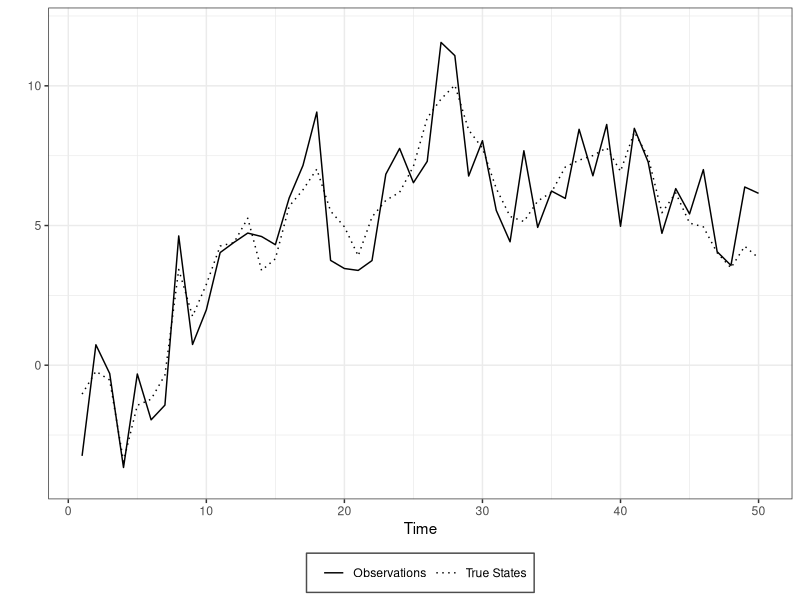
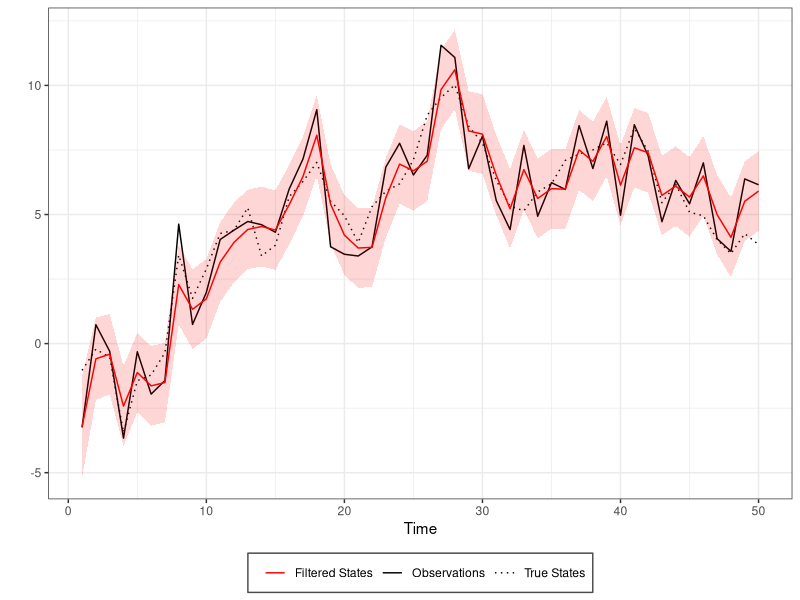
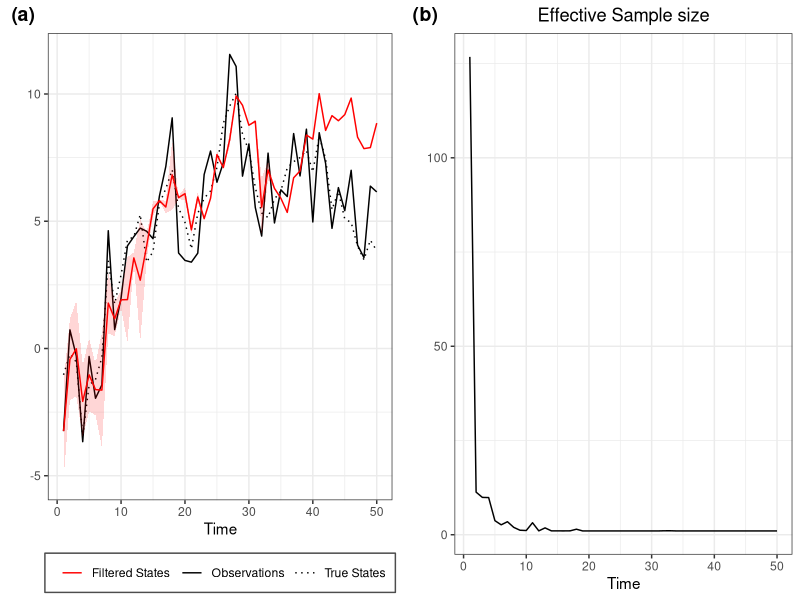
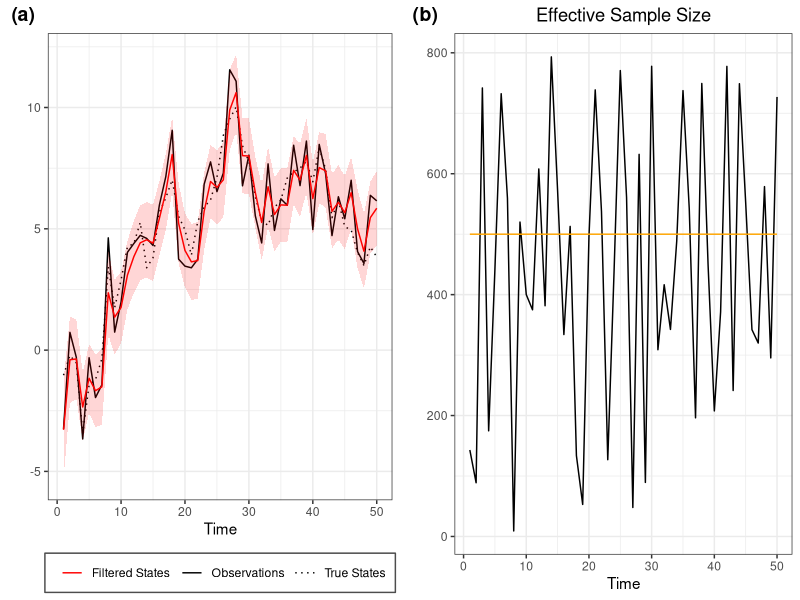
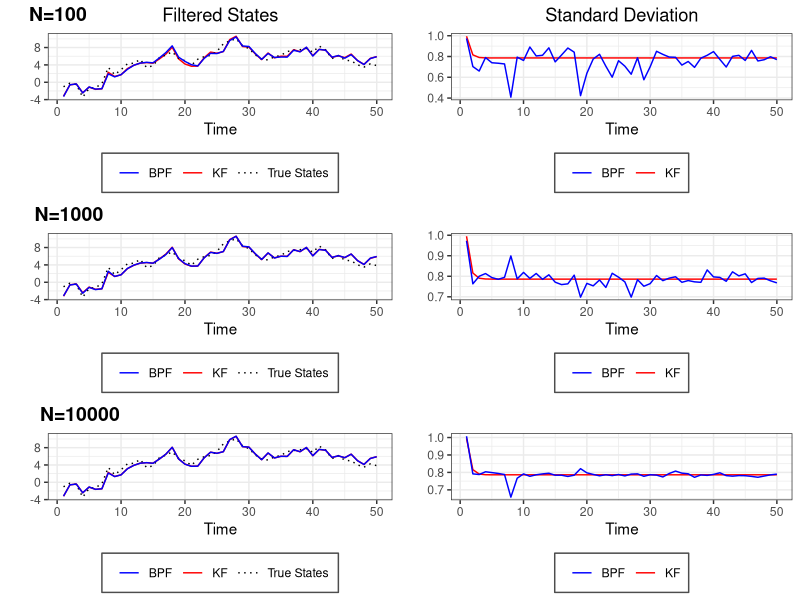
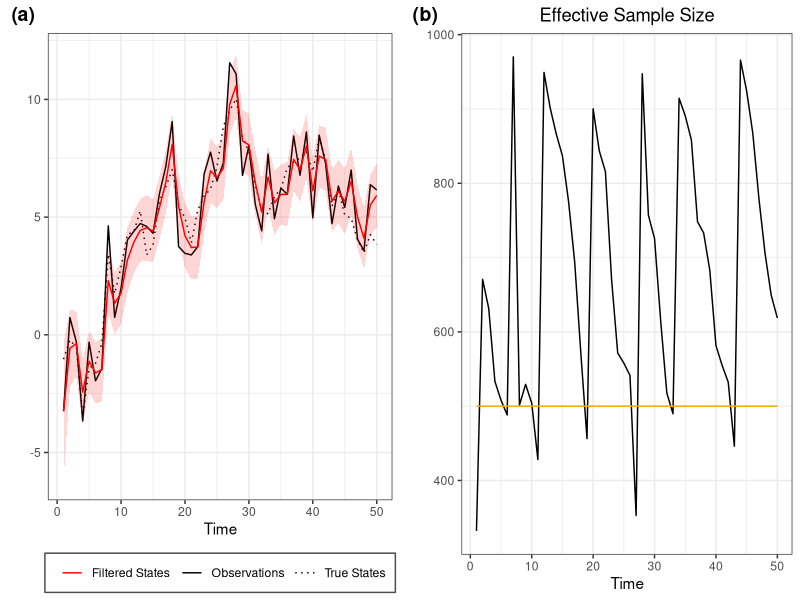
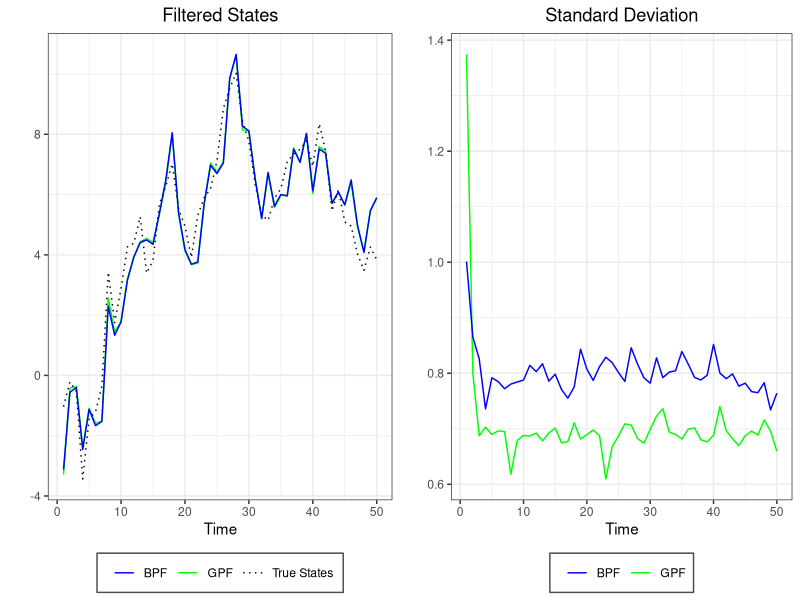
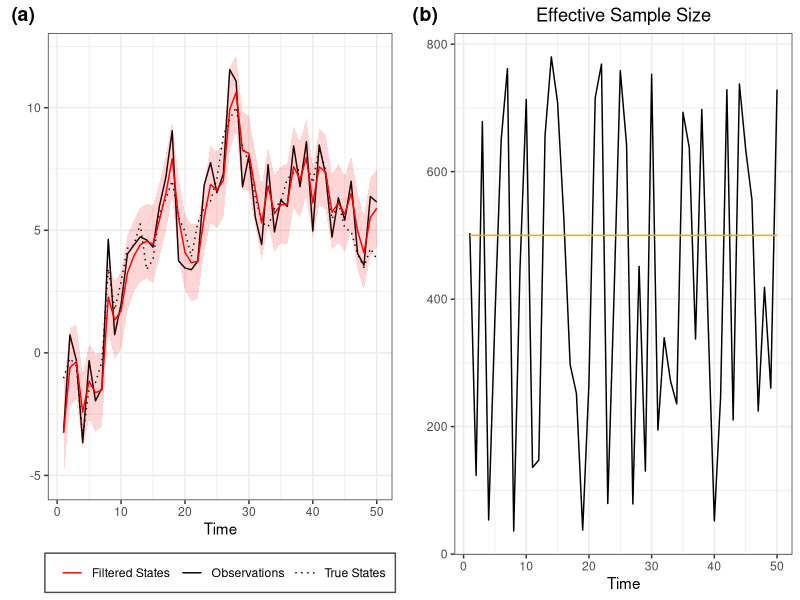

Here is the R script that generated these plots, in order:
## ---- chunk 1
library(ggplot2)
library(ggpubr)
library(kableExtra)
## ---- chunk 2
#Quantiles functions
#-------------------
q025=function(x){quantile(x,0.025)}
q975=function(x){quantile(x,0.975)}


#Calcolo intevalli di credibilità
#--------------------------------
Coverage<-function(fun){
  
  Filt<-Filtervalues(fun)
  mean<-Filt$mean
  sd<-Filt$sd
  vec<-NULL
  for(t in 1:length(mean)){
  if(mean[t]-1.96*sd[t]<truex[t] & truex[t]<mean[t]+1.96*sd[t]){vec[t]<-1}else{vec[t]<-0}
  }
  return(mean(vec))
}

#RMSE
#----
RMSE<-function(x,xhat){sqrt(mean((x - xhat)^2))}
## ---- chunk 3

set.seed(1991)
dlm.sim = function(n,sigma,tau,x0){
  x    = rep(0,n)  #state process
  y    = rep(0,n)  #obs process
  x[1] = rnorm(1,x0,tau)
  y[1] = rnorm(1,x[1],sigma)
  for (t in 2:n){
    x[t] = rnorm(1,x[t-1],tau)
    y[t] = rnorm(1,x[t],sigma)
  }
  return(list(x=x,y=y))
}

n=50
tau2=1
sigma2=1
sigma=sqrt(sigma2)
tau=sqrt(tau2)
x0=0

sim<-dlm.sim(n,sigma,tau,x0)
y<-sim$y
x<-sim$x
truex<-x

timeframe<-c(1:length(y))
df<-data.frame(timeframe,y,x)

ggplot(df,aes(x=timeframe))+
  geom_line(aes(y=y, linetype="Observations"))+
  geom_line(aes(y=x, linetype="True States"))+
  coord_cartesian(ylim = c(-4, +12)) +
  scale_linetype_manual(name="",
                      values=c("Observations" = 1,
                               "True States" = 3))+
  labs(x="Time",
       y="")+
  #ggtitle("States and Observations")+
  theme_bw()+
  theme(legend.direction = "horizontal", legend.position = "bottom", legend.key = element_blank(), 
        legend.background = element_rect(fill = "white", colour = "gray30")) +
  theme(plot.title = element_text(hjust = 0.5))
## ---- chunk 4
DLM<-function(data,sig2,tau2,m0,C0){
  n  = length(data)
  m  = rep(0,n)
  C  = rep(0,n)
  for (t in 1:n){
    if (t==1){
      a = m0
      R = C0 + tau2
    }else{
      a = m[t-1]
      R = C[t-1] + tau2
    }
    A = R/(R+sig2)
    m[t] = (1-A)*a + A*y[t]
    C[t] = A*sig2
  }
  return(list(m=m,C=C))
}
## ---- chunk 5
#Kalman Filter
#-------------
m0=0
C0=100
filtval<-DLM(y,sigma2,tau2,m0,C0)
m<-filtval$m
C<-filtval$C
Low = m + qnorm(0.025)*sqrt(C)
Up = m + qnorm(0.975)*sqrt(C)

#Put everything in a data frate (for ggplot)
timeframe<-c(1:length(y))
DLM.df<-data.frame(timeframe,y,x,m,C,Low,Up)

#Plots (observetions in black and filtered states in red)
ggplot(DLM.df,aes(x=timeframe))+
  geom_line(aes(y=y, col="Observations", linetype="Observations"))+
  geom_line(aes(y=x, col="True States", linetype="True States"))+
  geom_line(aes(y=m, col="Filtered States", linetype="Filtered States"))+
  geom_ribbon(aes(ymin = Low, ymax = Up),
              fill="red",alpha=0.16) +
    scale_color_manual("",
                      values=c("Observations" = "black",
                               "True States" = "black",
                               "Filtered States"= "red"))+
  scale_linetype_manual("",
                      values=c("Observations" = 1,
                               "True States" = 3,
                               "Filtered States"=1))+
  labs(x="Time",
       y="")+
  #ggtitle("Kalman Filter")+
  theme_bw()+
    theme(legend.direction = "horizontal", legend.position = "bottom", legend.key = element_blank(), 
        legend.background = element_rect(fill = "white", colour = "gray30")) +
  theme(plot.title = element_text(hjust = 0.5))
## ---- chunk 6
SISfun<-function(data,N,m0,C0,tau,sigma){
  xs<-NULL
  ws<-NULL
  ess<-NULL
  x  = rnorm(N,m0,sqrt(C0))
  w  = rep(1/N,N)
  for(t in 1:length(data)){
    x    = rnorm(N,x,tau)                   #sample from N(x_{t-1},tau)
    w    = w*dnorm(data[t],x,sigma)         #update weight
    xs = rbind(xs,x)
    ws = rbind(ws,w)
    
    wnorm= w/sum(w)                         #normalized weight
    ESS  = 1/sum(wnorm^2)                   #effective sample size
    
    ess =rbind(ess,ESS)
  }
  
  return(list(xs=xs,ws=ws,ess=ess))
}
## ---- chunk 7
N=1000
sis<-SISfun(y,N,m0,C0,tau,sigma)
sisxs<-sis$xs
sisws<-sis$ws
sisess<-sis$ess
sis.data<-data.frame(df,sisxs,sisws,sisess)

ESS.SIS<-ggplot(sis.data,aes(x=timeframe))+
  geom_line(aes(y=sisess))+
    labs(x="Time",
       y="")+
  ggtitle("Effective Sample size")+
  theme_bw()+
  theme(plot.title = element_text(hjust = 0.5))
## ---- chunk 8
Filtervalues<-function(fun){
  xhat<-sapply(1:n,function(i)
    weighted.mean(fun$xs[i,],fun$ws[i,]))
  sdhat<-sapply(1:n,function(i)
    sqrt(weighted.mean((fun$xs[i,]-xhat[i])^2,fun$ws[i,])))
  
  return(list(mean=xhat,sd=sdhat))
  
}

Filtplot<-function(dataframe,fun,title){

Filt<-Filtervalues(fun)
mean<-Filt$mean
sd<-Filt$sd
dataframe<-data.frame(dataframe,mean,sd)
  
ggplot(dataframe,aes(x=timeframe))+
  geom_line(aes(y=y, col="Observations", linetype="Observations"))+
  geom_line(aes(y=x, col="True States", linetype="True States"))+
  geom_line(aes(y=mean, col="Filtered States", linetype="Filtered States"))+
  geom_ribbon(aes(ymin = mean-1.96*sd, ymax = mean+1.96*sd),
              fill="red",alpha=0.16) +
    scale_color_manual("",
                      values=c("Observations" = "black",
                               "True States" = "black",
                               "Filtered States"= "red"))+
  scale_linetype_manual("",
                      values=c("Observations" = 1,
                               "True States" = 3,
                               "Filtered States"=1))+
  labs(x="Time",
       y="")+
  ggtitle(title)+
  theme_bw()+
    theme(legend.direction = "horizontal", legend.position = "bottom", legend.key = element_blank(), 
        legend.background = element_rect(fill = "white", colour = "gray30")) +
  theme(plot.title = element_text(hjust = 0.5))
}

PlotSIS<-Filtplot(df,sis,title="")

ggarrange(PlotSIS,ESS.SIS,labels=c("(a)","(b)"))
## ---- chunk 9
PFfun<-function(data,N,m0,C0,tau,sigma,r){
  if(missing(r)){r=2}else{}
  xs<-NULL
  ws<-NULL
  ess<-NULL
  x  = rnorm(N,m0,sqrt(C0))
  w  = rep(1/N,N)
   
  for(t in 1:length(data)){
    
    x<-rnorm(N,x,tau)
    w1<-w*dnorm(data[t],x,sigma)
    
    w = w1/sum(w1)
    ESS  = 1/sum(w^2)
    
    if(ESS<(N/r)){
      index<-sample(N,size=N,replace=T,prob=w)
      x<-x[index]
      w<-rep(1/N,N)
    }else{}
    
    xs = rbind(xs,x)
    ws = rbind(ws,w)
    ess =rbind(ess,ESS)
  }
  return(list(xs=xs,ws=ws,ess=ess))
}
## ---- chunk 10
N=1000

pf<-PFfun(y,N,m0,C0,tau,sigma)

ESSplot<-function(dataframe,fun,threshold){
if(missing(threshold)){threshold=T}else{}
xs<-fun$xs
ws<-fun$ws
ess<-fun$ess
dt<-data.frame(dataframe,xs,ws,ess)

ggplot(dt,aes(x=timeframe))+
  geom_line(aes(y=ess))+
  geom_line(aes(y=500),col="orange")+
  labs(x="Time",
       y="")+
  ggtitle("Effective Sample Size")+
  theme_bw()+
  theme(plot.title = element_text(hjust = 0.5))
}
ESS.PF<-ESSplot(df,pf)

## ---- chunk 11
FILT.PF <- Filtplot(df,pf,"")
ggarrange(FILT.PF,ESS.PF,labels=c("(a)","(b)"))
## ---- chunk 12
truex<-x
estimatedx<-matrix(NA,ncol=4,nrow=6)
colnames(estimatedx)<-c("N","Threshold","KF","BPF")
estimatedx[,1]<-c(100,1000,10000,1000,1000,1000)
estimatedx[,2]<-c(0.5,0.5,0.5,0.5,0.25,0.1)


i=1
for(N in c(100,1000,10000)){

DLM1<-DLM(y,sigma2,tau2,m0,C0)
pf1<-PFfun(y,N,m0,C0,tau,sigma)

estimatedx[i,3]<-RMSE(truex,DLM1$m)
estimatedx[i,4]<-RMSE(truex,Filtervalues(pf1)$mean)
i=i+1

}

i=4
for(k in c(2,5,10)){
  N=1000
DLM2<-DLM(y,sigma2,tau2,m0,C0)
pf2<-PFfun(y,N,m0,C0,tau,sigma,r=k)

estimatedx[i,3]<-RMSE(truex,DLM2$m)
estimatedx[i,4]<-RMSE(truex,Filtervalues(pf2)$mean)
i=i+1


}



## ---- chunk 13
kbl(estimatedx[1:3,], align="c", longtable = T, booktabs = T, caption="Root Mean Square Errors",digits=3)
## ---- chunk 14
N1=100
N2=1000
N3=10000


Combined<-data.frame(DLM.df,df)
pf1<-PFfun(y,N1,m0,C0,tau,sigma)
pf2<-PFfun(y,N2,m0,C0,tau,sigma)
pf3<-PFfun(y,N3,m0,C0,tau,sigma)


Compareplot<-function(dataframe,fun,title){

Filt<-Filtervalues(fun)
mean<-Filt$mean
sd<-Filt$sd
dataframe<-data.frame(dataframe,mean,sd)

ggplot(dataframe,aes(x=timeframe))+
  geom_line(aes(y=m, col="KF", linetype="KF"))+
  geom_line(aes(y=x, col="True States", linetype="True States"))+
  geom_line(aes(y=mean, col="BPF", linetype="BPF"))+
  #geom_ribbon(aes(ymin = mean-1.96*sd, ymax = mean+1.96*sd),
   #           fill="red",alpha=0.16) +
    scale_color_manual("",
                      values=c("KF" = "red",
                               "True States" = "black",
                               "BPF"= "blue"))+
  scale_linetype_manual("",
                      values=c("KF" = 1,
                               "True States" = 3,
                               "BPF"=1))+
  labs(x="Time",
       y="")+
  ggtitle(title)+
  theme_bw()+
    theme(legend.direction = "horizontal", legend.position = "bottom", legend.key = element_blank(), 
        legend.background = element_rect(fill = "white", colour = "gray30")) +
  theme(plot.title = element_text(hjust = 0.5))
}

p1<-Compareplot(Combined,pf1,"Filtered States")
p2<-Compareplot(Combined,pf2,"")
p3<-Compareplot(Combined,pf3,"")


CompareVarplot<-function(dataframe,fun,title){

Filt<-Filtervalues(fun)
mean<-Filt$mean
sd<-Filt$sd
dataframe<-data.frame(dataframe,mean,sd)

ggplot(dataframe,aes(x=timeframe))+
geom_line(aes(y=sqrt(C), col="KF"))+
geom_line(aes(y=sd,col="BPF"))+
  scale_color_manual("",
                      values=c("KF" = "red",
                               "BPF"= "blue"))+
  labs(x="Time",
       y="")+
  ggtitle(title)+
  theme_bw()+
    theme(legend.direction = "horizontal", legend.position = "bottom", legend.key = element_blank(), 
        legend.background = element_rect(fill = "white", colour = "gray30"))+
  theme(plot.title = element_text(hjust = 0.5))

}


c1<-CompareVarplot(Combined,pf1,"Standard Deviation")
c2<-CompareVarplot(Combined,pf2,"")
c3<-CompareVarplot(Combined,pf3,"")

ggarrange(p1,c1,p2,c2,p3,c3,nrow=3,ncol=2,labels=c("N=100","","N=1000","","N=10000",""))
## ---- chunk 15
GPFfun<-function(data,N,m0,C0,tau,sigma,r){
  if(missing(r)){r=2}else{}
  xs<-NULL
  ws<-NULL
  ess<-NULL
  x  = rnorm(N,m0,sqrt(C0))
  importancesd<-sqrt(tau - tau^2 /(tau + sigma))
  predsd <- sqrt(sigma+tau)
  w  = rep(1/N,N)
  
  for(t in 1:length(data)){
    
    means<-x+(tau/(tau+sigma))*(data[t]-x)
    x<-rnorm(N,means,importancesd)
    w1<-w*dnorm(data[t],x,predsd)
    
    w = w1/sum(w1)
    ESS  = 1/sum(w^2)
    
    if(ESS<(N/r)){
      index<-sample(N,size=N,replace=T,prob=w)
      x<-x[index]
      w<-rep(1/N,N)
    }else{}
    
    xs = rbind(xs,x)
    ws = rbind(ws,w)
    ess =rbind(ess,ESS)
  }
  return(list(xs=xs,ws=ws,ess=ess))
}
## ---- chunk 16
gpf<-GPFfun(y,N,m0,C0,tau,sigma)
ESS.GPF<-ESSplot(df,gpf)
## ---- chunk 17
FILT.GPF<-Filtplot(df,gpf,"")
ggarrange(FILT.GPF,ESS.GPF,labels=c("(a)","(b)"))
## ---- chunk 18
truex<-x
estimatedx<-matrix(NA,ncol=4,nrow=3)
colnames(estimatedx)<-c("N","Threshold","BPF","GPF")
estimatedx[,1]<-c(1000,1000,1000)
estimatedx[,2]<-c(0.5,0.25,0.1)


i=1
for(k in c(2,5,10)){
  N=1000

pf2<-PFfun(y,N,m0,C0,tau,sigma,r=k)
gpf2<-GPFfun(y,N,m0,C0,tau,sigma,r=k)

estimatedx[i,3]<-RMSE(truex,Filtervalues(pf2)$mean)
estimatedx[i,4]<-RMSE(truex,Filtervalues(gpf2)$mean)
i=i+1


}



## ---- chunk 19
kbl(estimatedx[,], align="c", longtable = T, booktabs = T, caption="Root Mean Square Errors",digits=3)
## ---- chunk 20
N2=1000


pf2<-PFfun(y,N2,m0,C0,tau,sigma)
gpf2<-GPFfun(y,N2,m0,C0,tau,sigma)



Comparetwofunplot<-function(dataframe,fun1,fun2,title){

Filt1<-Filtervalues(fun1)
mean1<-Filt1$mean
sd1<-Filt1$sd
dataframe<-data.frame(dataframe,mean1,sd1)

Filt2<-Filtervalues(fun2)
mean2<-Filt2$mean
sd2<-Filt2$sd
dataframe<-data.frame(dataframe,mean2,sd2)

ggplot(dataframe,aes(x=timeframe))+
  geom_line(aes(y=mean1, col="GPF", linetype="GPF"))+
  geom_line(aes(y=x, col="True States", linetype="True States"))+
  geom_line(aes(y=mean2, col="BPF", linetype="BPF"))+
  #geom_ribbon(aes(ymin = mean-1.96*sd, ymax = mean+1.96*sd),
   #           fill="red",alpha=0.16) +
    scale_color_manual("",
                      values=c("GPF" = "green",
                               "True States" = "black",
                               "BPF"= "blue"))+
  scale_linetype_manual("",
                      values=c("GPF" = 1,
                               "True States" = 3,
                               "BPF"=1))+
  labs(x="Time",
       y="")+
  ggtitle(title)+
  theme_bw()+
    theme(legend.direction = "horizontal", legend.position = "bottom", legend.key = element_blank(), 
        legend.background = element_rect(fill = "white", colour = "gray30")) +
  theme(plot.title = element_text(hjust = 0.5))
}


p2<-Comparetwofunplot(df,pf2,gpf2,"Filtered States")



ComparetwoVarplot<-function(dataframe,fun1,fun2,title){

Filt1<-Filtervalues(fun1)
mean1<-Filt1$mean
sd1<-Filt1$sd
dataframe<-data.frame(dataframe,mean1,sd1)

Filt2<-Filtervalues(fun2)
mean2<-Filt2$mean
sd2<-Filt2$sd
dataframe<-data.frame(dataframe,mean2,sd2)

ggplot(dataframe,aes(x=timeframe))+
geom_line(aes(y=sd2, col="GPF"))+
geom_line(aes(y=sd1,col="BPF"))+
  scale_color_manual("",
                      values=c("GPF" = "green",
                               "BPF"= "blue"))+
  labs(x="Time",
       y="")+
  ggtitle(title)+
  theme_bw()+
    theme(legend.direction = "horizontal", legend.position = "bottom", legend.key = element_blank(), 
        legend.background = element_rect(fill = "white", colour = "gray30"))+
  theme(plot.title = element_text(hjust = 0.5))

}


c2<-ComparetwoVarplot(Combined,pf2,gpf2,"Standard Deviation")


ggarrange(p2,c2)
## ---- chunk 21
APFfun<-function(data,N,m0,C0,tau,sigma,r){
  if(missing(r)){r=2}else{}
  xs<-NULL
  ws<-NULL
  ess<-NULL
  x  = rnorm(N,m0,sqrt(C0))
  w  = rep(1/N,N)
  
  for(t in 1:length(data)){
    
    weight = w*dnorm(data[t],x,sigma)
    k   = sample(1:N,size=N,replace=TRUE,prob=weight)
    x1   = rnorm(N,x[k],tau)
    lw  = dnorm(data[t],x1,sigma,log=TRUE)-dnorm(data[t],x[k],sigma,log=TRUE)
    w   = exp(lw)
    w   = w/sum(w)
    ESS  = 1/sum(w^2)
    
    if(ESS<(N/r)){
      index<-sample(N,size=N,replace=T,prob=w)
      x1<-x1[index]
      w<-rep(1/N,N)
    }else{}
    
    x <- x1
    xs = rbind(xs,x)
    ws = rbind(ws,w)
    ess =rbind(ess,ESS)
    
  }
  return(list(xs=xs,ws=ws,ess=ess))
}
## ---- chunk 22
apf<-APFfun(y,N,m0,C0,tau,sigma)
ESS.APF<-ESSplot(df,apf)
## ---- chunk 23
FILT.APF<-Filtplot(df,apf,"")
ggarrange(FILT.APF,ESS.APF,labels=c("(a)","(b)"))
## ---- chunk 24
N2=1000


pf2<-PFfun(y,N2,m0,C0,tau,sigma)
apf2<-APFfun(y,N2,m0,C0,tau,sigma)



Comparetwofunplot<-function(dataframe,fun1,fun2,title){

Filt1<-Filtervalues(fun1)
mean1<-Filt1$mean
sd1<-Filt1$sd
dataframe<-data.frame(dataframe,mean1,sd1)

Filt2<-Filtervalues(fun2)
mean2<-Filt2$mean
sd2<-Filt2$sd
dataframe<-data.frame(dataframe,mean2,sd2)

ggplot(dataframe,aes(x=timeframe))+
  geom_line(aes(y=mean1, col="APF", linetype="APF"))+
  geom_line(aes(y=x, col="True States", linetype="True States"))+
  geom_line(aes(y=mean2, col="BPF", linetype="BPF"))+
  #geom_ribbon(aes(ymin = mean-1.96*sd, ymax = mean+1.96*sd),
   #           fill="red",alpha=0.16) +
    scale_color_manual("",
                      values=c("APF" = "orange",
                               "True States" = "black",
                               "BPF"= "blue"))+
  scale_linetype_manual("",
                      values=c("APF" = 1,
                               "True States" = 3,
                               "BPF"=1))+
  labs(x="Time",
       y="")+
  ggtitle(title)+
  theme_bw()+
    theme(legend.direction = "horizontal", legend.position = "bottom", legend.key = element_blank(), 
        legend.background = element_rect(fill = "white", colour = "gray30")) +
  theme(plot.title = element_text(hjust = 0.5))
}


p2<-Comparetwofunplot(df,pf2,apf2,"Filtered States")



ComparetwoVarplot<-function(dataframe,fun1,fun2,title){

Filt1<-Filtervalues(fun1)
mean1<-Filt1$mean
sd1<-Filt1$sd
dataframe<-data.frame(dataframe,mean1,sd1)

Filt2<-Filtervalues(fun2)
mean2<-Filt2$mean
sd2<-Filt2$sd
dataframe<-data.frame(dataframe,mean2,sd2)

ggplot(dataframe,aes(x=timeframe))+
geom_line(aes(y=sd2, col="APF"))+
geom_line(aes(y=sd1,col="BPF"))+
  scale_color_manual("",
                      values=c("APF" = "orange",
                               "BPF"= "blue"))+
  labs(x="Time",
       y="")+
  ggtitle(title)+
  theme_bw()+
    theme(legend.direction = "horizontal", legend.position = "bottom", legend.key = element_blank(), 
        legend.background = element_rect(fill = "white", colour = "gray30"))+
  theme(plot.title = element_text(hjust = 0.5))

}


c2<-ComparetwoVarplot(Combined,pf2,apf2,"Standard Deviation")


ggarrange(p2,c2)
## ---- chunk 25
truex<-x
estimatedx<-matrix(NA,ncol=4,nrow=3)
colnames(estimatedx)<-c("N","Threshold","BPF","APF")
estimatedx[,1]<-c(1000,1000,1000)
estimatedx[,2]<-c(0.5,0.25,0.1)


i=1
for(k in c(2,5,10)){
  N=1000

pf2<-PFfun(y,N,m0,C0,tau,sigma,r=k)
apf2<-APFfun(y,N,m0,C0,tau,sigma,r=k)

estimatedx[i,3]<-RMSE(truex,Filtervalues(pf2)$mean)
estimatedx[i,4]<-RMSE(truex,Filtervalues(apf2)$mean)
i=i+1


}
## ---- chunk 26
kbl(estimatedx[,], align="c", longtable = T, booktabs = T, caption="Root Mean Square Errors",digits=3)
## ---- chunk 27
APFoptfun<-function(data,N,m0,C0,tau,sigma,r){
  if(missing(r)){r=2}else{}
  xs<-NULL
  ws<-NULL
  ess<-NULL
  x  = rnorm(N,m0,sqrt(C0))
  importancesd<-sqrt(tau - tau^2 /(tau + sigma))
  predsd <- sqrt(sigma+tau)
  w  = rep(1/N,N)
  
  for(t in 1:length(data)){
    ESS  = 1/sum(w^2)
    
    if(ESS<(N/r)){
    weight = w*dnorm(data[t],x,predsd)
    k   = sample(1:N,size=N,replace=TRUE,prob=weight)
    }else{
    weight = rep(1/N,N)
    k   = sample(1:N,size=N,replace=TRUE,prob=weight)
    }
    
    means<-x[k]+(tau/(tau+sigma))*(data[t]-x[k])
    x1   = rnorm(N,means,importancesd)
    lw  = dnorm(data[t],x1,predsd,log=TRUE)-dnorm(data[t],x[k],predsd,log=TRUE)
    w   = exp(lw)
    w   = w/sum(w)
    x <- x1
   
    
    xs = rbind(xs,x)
    ws = rbind(ws,w)
    ess =rbind(ess,ESS)
    
  }
  return(list(xs=xs,ws=ws,ess=ess))
}
## ---- chunk 28
apfopt<-APFoptfun(y,N,m0,C0,tau,sigma)
ESS.APFopt<-ESSplot(df,apfopt)
## ---- chunk 29
FILT.APFopt<-Filtplot(df,apfopt,"")
ggarrange(FILT.APFopt,ESS.APFopt,labels=c("(a)","(b)"))
## ---- chunk 30
LWfun<-function(data,N,m0,C0,alphav,betav,alphaw,betaw,delta,unif,r){
  if(missing(r)){r=2}else{}
  xs     = rnorm(N,m0,sqrt(C0))
  if(unif==T){
  pars   = cbind(runif(N,0,10),runif(N,0,10))}else{}
  pars   = cbind(rgamma(N,shape=alphav,scale=betav),rgamma(N,shape=alphaw,scale=betaw))
  a      = (3*delta-1)/(2*delta)
  h2     = 1-a^2
  parss  = array(0,c(N,2,n))
  xss    = NULL
  ws     = NULL
  ess    = NULL
  w      = rep(1/N,N)
  for (t in 1:length(data)){
    meanV = weighted.mean(pars[,1],w)
    varV  = weighted.mean((pars[,1]-meanV)^2,w)
    meanW = weighted.mean(pars[,2],w)
    varW  = weighted.mean((pars[,2]-meanW)^2,w)
    
    muV = a*pars[,1]+(1-a)*meanV
    sigma2V = (1-a^2)*varV
    alphaV = muV^2/sigma2V
    betaV = muV/sigma2V
    
    muW = a*pars[,2]+(1-a)*meanW
    sigma2W = (1-a^2)*varW
    alphaW = muW^2/sigma2W
    betaW = muW/sigma2W
    
    weight      = w*dnorm(data[t],xs,sqrt(muV))
    k           = sample(1:N,size=N,replace=T,prob=weight)
    
    pars[,1]<-rgamma(N,shape=alphaV[k],rate=betaV[k])
    pars[,2]<-rgamma(N,shape=alphaW[k],rate=betaW[k])
    
    xsprevious<-xs[k]
    xs = rnorm(N,xs[k],sqrt(pars[,2]))
    
    w           = exp(dnorm( data[t],xs,sqrt(pars[,1]),log=T)-
                        dnorm( data[t],xsprevious,sqrt(muV[k]),log=T))
    w           = w/sum(w)
    ESS         = 1/sum(w^2)
    
    if(ESS<(N/r)){
      index<-sample(N,size=N,replace=T,prob=w)
      xs<-xs[index]
      pars<-pars[index,]
      w<-rep(1/N,N)
    }else{
      xs<-xs
      pars<-pars
    }
    
    
    xss         = rbind(xss,xs)
    parss[,,t]  = pars 
    ws          = rbind(ws,w)
    ess         = rbind(ess,ESS)
  }
  return(list(xss=xss,parss=parss,ws=ws,ess=ess))
}
